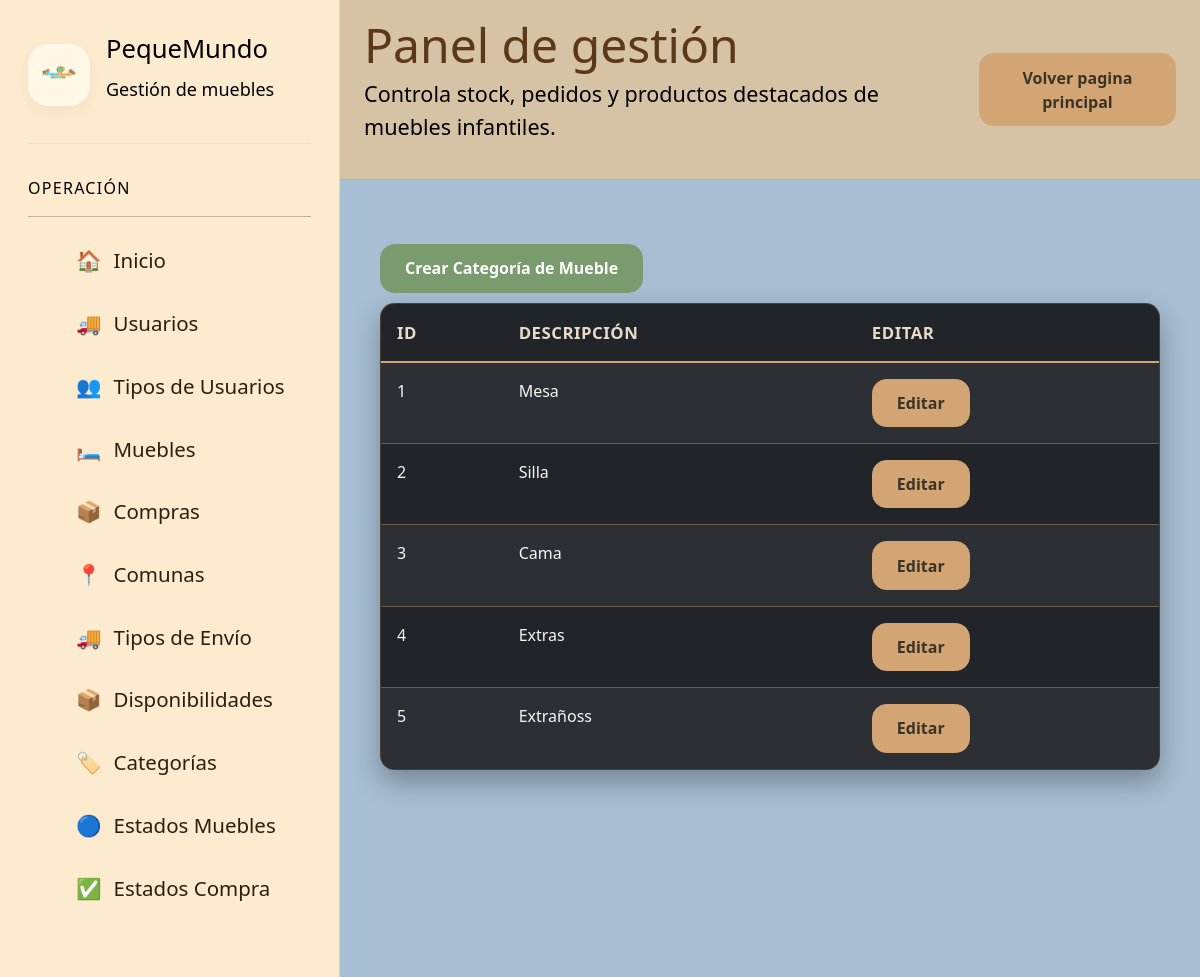
Page /paginaGestionCategoriasMuebles/ (signed in) on the committed database.
### app/models.py (models this page shows, shortened)
class categoriaMueble(models.Model):
    id = models.AutoField(primary_key=True)
    descripcion = models.CharField(max_length=50)

### app/views.py (the view)
# urls.py: path('paginaGestionCategoriasMuebles/', paginaGestionCategoriasMuebles, name='IDpaginaGestionCategoriasMuebles'),
@login_required
@user_passes_test(lambda u: u.groups.filter(name__in=['admin', 'vendedores', 'finanzas']).exists(),login_url='IDindex')
def paginaGestionCategoriasMuebles(request):
    categorias_list = categoriaMueble.objects.all()
    datos = {
        'categorias': categorias_list
    }
    return render(request, 'gestiones/administracion/administrador/gestionCategoriasMuebles.html', datos)

### app/templates/gestiones/administracion/administrador/gestionCategoriasMuebles.html
{% load static %}
{% include 'gestiones/baseGestion/navbarGestion.html' %}
<div class="container mt-4">
    <a href="{% url 'IDpaginaGestionCrearCategoriaMueble' %}">
        <button class="btn btn-success" style="margin-bottom: 10px;">
            Crear Categoría de Mueble
        </button>
    </a>
    <table class="table table-dark table-striped table-hover">
        <thead>
            <tr>
                <th>ID</th>
                <th>Descripción</th>
                <th>Editar</th>
            </tr>
        </thead>
        <tbody>
            {% for categoria in categorias %}
                <tr>
                    <td>{{ categoria.id }}</td>
                    <td>{{ categoria.descripcion }}</td>
                    <td>
                        <a href="{% url 'IDpaginaGestionEditarCategoriaMueble' categoria.id %}" class="btn btn-warning btn-sm">
                            Editar
                        </a>
                    </td>
                </tr>
            {% empty %}
                <tr>
                    <td colspan="4" class="text-center">No hay categorías de muebles registradas.</td>
                </tr>
            {% endfor %}
        </tbody>
    </table>
</div>
{% include 'gestiones/baseGestion/footerGestion.html' %}

### app/templates/gestiones/baseGestion/navbarGestion.html (shortened to what this page needs)
{% load static %}
<!DOCTYPE html>
<html lang="es" data-theme="light">
<head>
    <link href="https://api.fontshare.com/v2/css?f[]=satoshi@400,500,700,900&display=swap" rel="stylesheet">
    <link
        href="https://cdn.jsdelivr.net/npm/bootstrap@5.3.3/dist/css/bootstrap.min.css"
        rel="stylesheet"
    >
    <link rel="stylesheet" href="../../../static/css/gestionmuebles.css">
    <link rel="stylesheet" href="../../../static/css/gestionpedidos.css">
    <link rel="stylesheet" href="../../../static/css/gestionusuarios.css">
    <link rel="stylesheet" href="../../../static/css/gestioncomunas.css">
    <link rel="stylesheet" href="../../../static/css/gestiontiposenvio.css">
    <link rel="stylesheet" href="../../../static/css/gestiontiposcuenta.css">
    <link rel="stylesheet" href="../../../static/css/gestionperfiles.css">
    <link rel="stylesheet" href="../../../static/css/gestiondisponibilidades.css">
    <link rel="stylesheet" href="../../../static/css/gestioncategoriamuebles.css">
    <link rel="stylesheet" href="../../../static/css/gestionestadosmuebles.css">
    <link rel="stylesheet" href="../../../static/css/gestionestadosproductoscomprados.css">
</head>
<body  style="background-color: aliceblue;">
    <div class="app">
        <aside class="sidebar"  style="background: #FDEBD0; color: black;" aria-label="Barra lateral principal">
            <div class="brand">
                <img src="{% static 'img/pequemundo_logo.png' %}"
                    alt="Logo principal de PequeMundo Muebles">
                <div class="brand-copy">
                    <h1>PequeMundo</h1>
                    <p style="color: black;">Gestión de muebles</p>
                </div>
            </div>
            <div class="nav-group">
                <p class="nav-title" style="color: black;">Operación</p>
                <hr>
                <ul class="nav-list">
                    <li>
                        <a class="nav-item" href="{% url 'IDpaginaInicioGestiones' %}">
                            <span>🏠</span>
                            <span>Inicio</span>
                        </a>
                    </li>
                    {% if user.is_authenticated %}
                        {% for group in user.groups.all %}
                            {% if group.name == 'admin'%}
                                <li>
                                    <a class="nav-item" href="{% url 'IDpaginaGestionUsuarios' %}">
                                    <span>🚚</span>
                                    <span>Usuarios</span>
                                    </a>
                                </li>
                                <li>
                                    <a class="nav-item" href="{% url 'IDpaginaGestionPerfiles' %}">
                                    <span>👥</span>
                                    <span>Tipos de Usuarios</span>
                                    </a>
                                </li>
                            {% endif %}
                            {% if group.name == 'admin' or  group.name == 'vendedores' %}
                                <li>
                                    <a class="nav-item" href="{% url 'IDpaginaGestionMuebles' %}">
                                        <span>🛏️</span>
                                        <span>Muebles</span>
                                    </a>
                                </li>
                                <li>
                                    <a class="nav-item" href="{% url 'IDpaginaGestionCompras' %}">
                                        <span>📦</span>
                                        <span>Compras</span>
                                    </a>
                                </li>
                                <li>
                                    <a class="nav-item" href="{% url 'IDpaginaGestionComunas' %}">
                                    <span>📍</span>
                                    <span>Comunas</span>
                                    </a>
                                </li>
                                <li>
                                    <a class="nav-item" href="{% url 'IDpaginaGestionTiposEnvio' %}">
                                    <span>🚚</span>
                                    <span>Tipos de Envío</span>
                                    </a>
                                </li>
                                <li>
                                    <a class="nav-item" href="{% url 'IDpaginaGestionDisponibilidades' %}">
                                    <span>📦</span>
                                    <span>Disponibilidades</span>
                                    </a>
                                </li>
                                <li>
                                    <a class="nav-item" href="{% url 'IDpaginaGestionCategoriasMuebles' %}">
                                    <span>🏷️</span>
                                    <span>Categorías</span>
                                    </a>
                                </li>
                                <li>
                                    <a class="nav-item" href="{% url 'IDpaginaGestionEstadosMuebles' %}">
                                    <span>🔵</span>
                                    <span>Estados Muebles</span>
                                    </a>
                                </li>
                                <li>
                                    <a class="nav-item" href="{% url 'IDpaginaGestionEstadosProductosComprados' %}">
                                    <span>✅</span>
                                    <span>Estados Compra</span>
                                    </a>
                                </li>
                            {% endif %}
                        {% endfor %}
                    {% endif %}
                </ul>
            </div>
        </aside>
        <header class="header" style="background: #D6C3A5;">
            <div>
                <h2>Panel de gestión</h2>
                <p style="color: black;">
                    Controla stock, pedidos y productos destacados
                    de muebles infantiles.
                </p>
            </div>
            <div>
                <a href="{% url 'IDindex' %}">
                    <button class="btn btn-warning">Volver pagina principal</button>
                </a>
            </div>
        </header>
        <main class="main" id="contenido" style="background-color: #A7BED3;">

### app/static/css/gestionmuebles.css (style rules this page uses)
:root, [data-theme="light"] { --text-xs: clamp(0.75rem, 0.7rem + 0.25vw, 0.875rem); --text-sm: clamp(0.875rem, 0.8rem + 0.35vw, 1rem); --text-base: clamp(1rem, 0.95rem + 0.25vw, 1.125rem); --text-lg: clamp(1.125rem, 1rem + 0.75vw, 1.5rem); --text-xl: clamp(1.5rem, 1.2rem + 1.25vw, 2.25rem); --space-1: 0.25rem; --space-2: 0.5rem; --space-3: 0.75rem; --space-4: 1rem; --space-5: 1.25rem; --space-6: 1.5rem; --space-8: 2rem; --space-10: 2.5rem; --space-12: 3rem; --space-16: 4rem; --color-bg: #fffdf7; --color-surface: #ffffff; --color-surface-2: #fff8e7; --color-surface-offset: #fff2cc; --color-border: rgba(110, 73, 22, 0.15); --color-divider: rgba(110, 73, 22, 0.08); --color-text: #5b3815; --color-text-muted: #8d6a3d; --color-text-faint: #b79a73; --color-primary: #f4bf24; --color-primary-hover: #e3ab0d; --color-primary-active: #ca9400; --color-primary-soft: #fff1b8; --color-success: #65b741; --color-blue: #41b8ff; --color-orange: #ff9d2e; --radius-sm: 0.6rem; --radius-md: 0.9rem; --radius-lg: 1.3rem; --radius-xl: 1.8rem; --radius-full: 9999px; --shadow-sm: 0 6px 16px rgba(154, 117, 38, 0.08); --shadow-md: 0 12px 28px rgba(154, 117, 38, 0.12); --transition: 180ms cubic-bezier(0.16, 1, 0.3, 1); --font-body: 'Satoshi', system-ui, sans-serif; }
*, *::before, *::after { box-sizing: border-box; margin: 0; padding: 0; }
html, body { height: 100%; }
body { font-family: var(--font-body); font-size: var(--text-base); background: radial-gradient(circle at top right, rgba(255, 234, 145, 0.35), transparent 24%), linear-gradient(180deg, var(--color-bg) 0%, #fff9eb 100%); color: var(--color-text); overflow: hidden; }
img { display: block; max-width: 100%; height: auto; }
button, input, select { font: inherit; }
button { border: none; cursor: pointer; }
a { color: inherit; text-decoration: none; }
.app { display: grid; grid-template-columns: 280px 1fr; grid-template-rows: auto 1fr; height: 100dvh; }
.sidebar { grid-row: 1 / -1; background: color-mix(in srgb, var(--color-surface) 88%, white 12%); border-right: 1px solid var(--color-border); padding: var(--space-6); overflow-y: auto; }
.brand { display: flex; align-items: center; gap: var(--space-4); margin-bottom: var(--space-8); padding-bottom: var(--space-6); border-bottom: 1px solid var(--color-divider); }
.brand img { width: 62px; height: 62px; object-fit: contain; border-radius: var(--radius-lg); background: var(--color-surface-2); box-shadow: var(--shadow-sm); padding: var(--space-2); }
.brand h1 { font-size: var(--text-lg); line-height: 1.1; }
.brand p { color: var(--color-text-muted); font-size: var(--text-sm); }
.nav-group { margin-bottom: var(--space-8); }
.nav-title { font-size: var(--text-xs); text-transform: uppercase; letter-spacing: 0.08em; color: var(--color-text-faint); margin-bottom: var(--space-3); }
.nav-list { list-style: none; display: grid; gap: var(--space-2); }
.nav-item { display: flex; align-items: center; gap: var(--space-3); padding: var(--space-3) var(--space-4); border-radius: var(--radius-md); color: var(--color-text-muted); transition: background var(--transition), color var(--transition), transform var(--transition); }
.header { grid-column: 2; display: flex; align-items: center; justify-content: space-between; gap: var(--space-4); padding: var(--space-5) var(--space-6); border-bottom: 1px solid var(--color-border); background: rgba(255, 255, 255, 0.72); backdrop-filter: blur(14px); position: sticky; top: 0; z-index: 10; }
.header h2 { font-size: var(--text-xl); line-height: 1.05; }
.header p { color: var(--color-text-muted); font-size: var(--text-sm); }
.icon-btn, .btn { min-height: 44px; padding: 0 var(--space-4); border-radius: var(--radius-full); transition: transform var(--transition), background var(--transition), box-shadow var(--transition); }
.main { grid-column: 2; overflow-y: auto; padding: var(--space-6); display: grid; gap: var(--space-6); overscroll-behavior: contain; }
table { width: 100%; border-collapse: collapse; }
th, td { text-align: left; padding: var(--space-3); border-bottom: 1px solid var(--color-divider); font-size: var(--text-sm); }
th { color: var(--color-text-muted); font-weight: 700; position: sticky; top: 0; background: var(--color-surface); }

### rows in the picture
categoriaMueble: id "1", descripcion "Mesa"
categoriaMueble: id "2", descripcion "Silla"
categoriaMueble: id "3", descripcion "Cama"
categoriaMueble: id "4", descripcion "Extras"
categoriaMueble: id "5", descripcion "Extrañoss"
